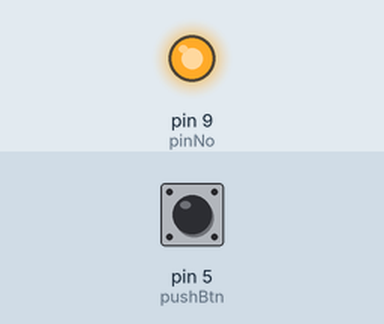
The sketch below on a simulated Arduino Uno, built with avr-gcc and run on an emulated ATmega328P. Shown: output pins drawn as LEDs (lit = HIGH). The test bench sets the inputs (shaded band); at power-on: pin 5 (pushBtn) HIGH.

Above: at 1.2 s.
1.3 s: pin 5 (pushBtn) pulled LOW for 0.15 s
At 1.37 s:
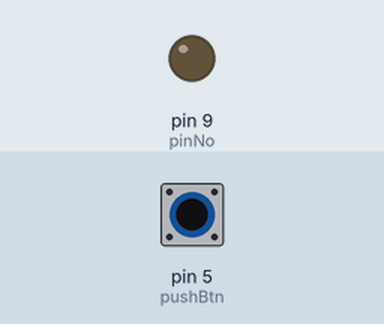
2.9 s: pin 5 (pushBtn) pulled LOW for 3.2 s
At 7.2 s:
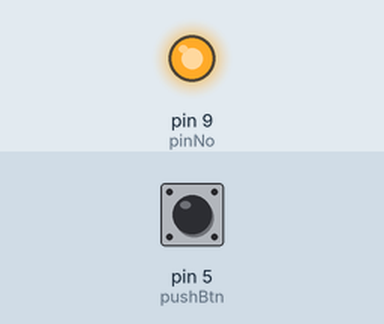
Timing chart, 0 to 8.7 s (numbered marks = the images above; inputs shaded):
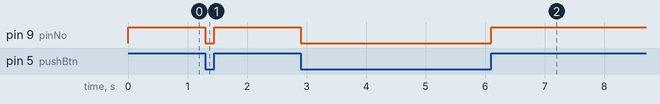

The sketch:

switchLed.ino
```cpp
// Using the pushButton Sensor to Blink the LED

//Setting the variable
int pinNo = 9;
int pushBtn = 5;

void setup(){
  //every code written here runs only ones:

  //pinMode() function tells the board that a certain device is connected to a given number and its either an OUTPUT or INPUT
  pinMode(pinNo,OUTPUT);
  pinMode(pushBtn,INPUT_PULLUP);
}

void loop(){
  //every code written here runs forever:

  //pushBtn is either pushed(0 or LOW) or released(1 or HIGH)
  // The digitalRead() function here reads that particular value and assigns it to the variable called pushStat
  int pushStat = digitalRead(pushBtn);

  // the digitalWrite() function gives a certain digital command to the device connected to pinNO
  //it tells the particular pinNo to perform the value recorded by the pushStat variable
  digitalWrite(pinNo,pushStat);

 }
```

Measured:
- after the input at 1.3 s, pin 9 (pinNo): HIGH → LOW at once, → HIGH 0.15 s later
- after the input at 2.9 s, pin 9 (pinNo): HIGH → LOW at once, → HIGH 3.2 s later
